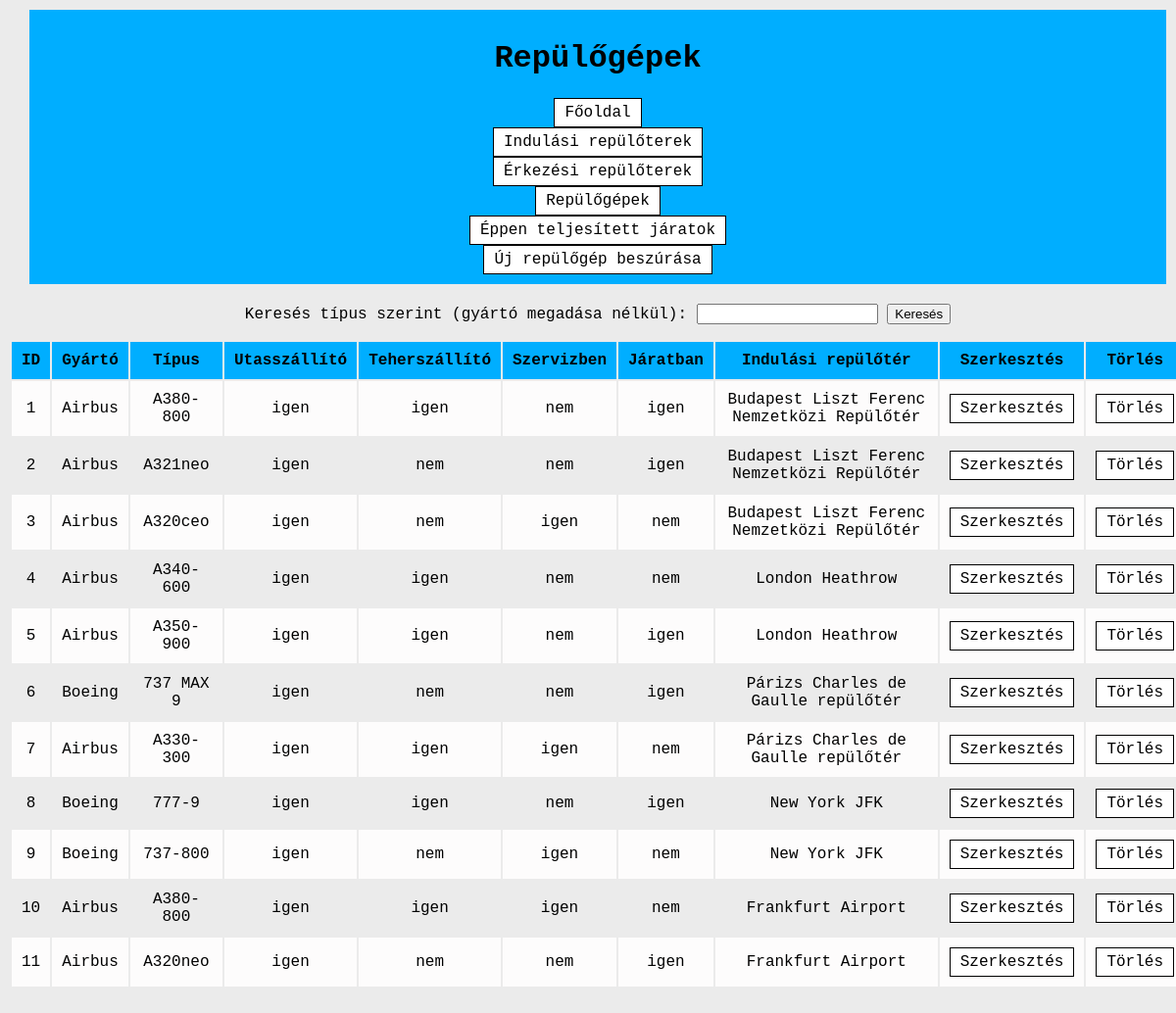
The page /repulogep.php on the database its author committed.
### tables this page shows
create table Repulogep (
  id int primary key auto_increment,
  Gyarto nvarchar(45),
  Tipus nvarchar(45),
  Utasszallito bit,
  Teherszallito bit,
  Szervizben bit,
  Jaratban bit default 0,
  RepterindulId int not null,
  
  foreign key (RepterindulId) references Repterindul(id)
);

### repulogep.php (the view, shortened to what this page needs)
<?php
$link= openDB();
?>
<html>
    <head>
        <link rel="stylesheet" type="text/css" href="theme.css">
    </head>
    <body>
        <div class="keret">
        <div class="fejlec">
        <h1>Repülőgépek</h1>
        <a href="insert-repulogep.php">Új repülőgép beszúrása</a>
        </div>
            <?php
                $kereses=null;
            ?>
            <form action="repulogep.php" method="post">
                <div>
                    Keresés típus szerint (gyártó megadása nélkül):
                    <input type="search" name="kereses" value="<?=$kereses?>">
                    <button type="submit">Keresés</button>
                </div>
            </form>
            <?php
                $querySelect="SELECT id, Gyarto, Tipus, Utasszallito, Teherszallito, Szervizben, Jaratban, RepterindulId FROM Repulogep";
                $resultSelect=mysqli_query($link, $querySelect) or die(mysqli_error($link));
            ?>
            <table>
                <thead>
                    <tr>
                        <th>ID</th>
                        <th>Gyártó</th>
                        <th>Típus</th>
                        <th>Utasszállító</th>
                        <th>Teherszállító</th>
                        <th>Szervizben</th>
                        <th>Járatban</th>
                        <th>Indulási repülőtér</th>
                        <th>Szerkesztés</th>
                        <th>Törlés</th>
                    </tr>
                </thead>
                <tbody>
                <?php while($row=mysqli_fetch_array($resultSelect)): ?>
                    <tr>
                        <td><?=$row['id']?></td>
                        <td><?=$row['Gyarto']?></td>
                        <td><?=$row['Tipus']?></td>
                        <?php if($row['Utasszallito']==1): ?>
                        <td>igen</td>
                        <?php else: ?>
                        <td>nem</td>
                        <?php endif; ?>
                        <?php if($row['Teherszallito']==1): ?>
                        <td>igen</td>
                        <?php else: ?>
                        <td>nem</td>
                        <?php endif; ?>
                        <?php if($row['Szervizben']==1): ?>
                        <td>igen</td>
                        <?php else: ?>
                        <td>nem</td>
                        <?php endif; ?>
                        <?php if($row['Jaratban']==1): ?>
                        <td>igen</td>
                        <?php else: ?>
                        <td>nem</td>
                        <?php endif; ?>
                        <?php $RepterindulNev=sprintf("SELECT DISTINCT concat(Repterindul.Varos, \" \", Repterindul.Nev) AS \"RepterindulNev\" FROM Repterindul WHERE id=%d", $row['RepterindulId']);
                              $rowRepterindulNev=mysqli_fetch_array(mysqli_query($link, $RepterindulNev));
                        ?>
                        <td><?=$rowRepterindulNev['RepterindulNev']?></td>
                        <td><a href="edit-repulogep.php?repulogepid=<?=$row['id']?>">Szerkesztés</td>
                        <td><a href="delete-repulogep.php?repulogepid=<?=$row['id']?>">Törlés</td>
                    </tr>
                <?php endwhile; ?>
                </tbody>
            </table>
        </div>
    </body>
</html>

### theme.css (style rules this page uses)
body { font-family:'Courier New', Courier, monospace; margin: auto; }
.keret { width: 100%; height: 1920px;; padding: 10px; margin-left:auto; margin-right:auto; background-color: #ebebeb; }
a:link, a:visited { background-color: white; color: black; border: 1px solid black; padding: 5px 10px; text-align: center; text-decoration: none; display: inline-block; }
.fejlec { width:95%; text-align: center; margin-left:auto; margin-right:auto; background-color: #00aeff; padding: 10px; margin-bottom: 20px }
form { text-align: center; }
table { margin-left:auto; margin-right:auto; }
th { background-color: #00aeff; }
th, td { text-align: center; padding: 10px; }
tr:nth-child(odd) { background-color: #fdfcfc; }

### rows shown on the page
repulogep: id "1", Gyarto "Airbus", Tipus "A380-800", Utasszallito "igen", Teherszallito "igen", Szervizben "nem", Jaratban "igen", RepterindulNev "Budapest Liszt Ferenc Nemzetközi Repülőtér"
repulogep: id "2", Gyarto "Airbus", Tipus "A321neo", Utasszallito "igen", Teherszallito "nem", Szervizben "nem", Jaratban "igen", RepterindulNev "Budapest Liszt Ferenc Nemzetközi Repülőtér"
repulogep: id "3", Gyarto "Airbus", Tipus "A320ceo", Utasszallito "igen", Teherszallito "nem", Szervizben "igen", Jaratban "nem", RepterindulNev "Budapest Liszt Ferenc Nemzetközi Repülőtér"
repulogep: id "4", Gyarto "Airbus", Tipus "A340-600", Utasszallito "igen", Teherszallito "igen", Szervizben "nem", Jaratban "nem", RepterindulNev "London Heathrow"
repulogep: id "5", Gyarto "Airbus", Tipus "A350-900", Utasszallito "igen", Teherszallito "igen", Szervizben "nem", Jaratban "igen", RepterindulNev "London Heathrow"
repulogep: id "6", Gyarto "Boeing", Tipus "737 MAX 9", Utasszallito "igen", Teherszallito "nem", Szervizben "nem", Jaratban "igen", RepterindulNev "Párizs Charles de Gaulle repülőtér"
repulogep: id "7", Gyarto "Airbus", Tipus "A330-300", Utasszallito "igen", Teherszallito "igen", Szervizben "igen", Jaratban "nem", RepterindulNev "Párizs Charles de Gaulle repülőtér"
repulogep: id "8", Gyarto "Boeing", Tipus "777-9", Utasszallito "igen", Teherszallito "igen", Szervizben "nem", Jaratban "igen", RepterindulNev "New York JFK"
repulogep: id "9", Gyarto "Boeing", Tipus "737-800", Utasszallito "igen", Teherszallito "nem", Szervizben "igen", Jaratban "nem", RepterindulNev "New York JFK"
repulogep: id "10", Gyarto "Airbus", Tipus "A380-800", Utasszallito "igen", Teherszallito "igen", Szervizben "igen", Jaratban "nem", RepterindulNev "Frankfurt Airport"
repulogep: id "11", Gyarto "Airbus", Tipus "A320neo", Utasszallito "igen", Teherszallito "nem", Szervizben "nem", Jaratban "igen", RepterindulNev "Frankfurt Airport"
